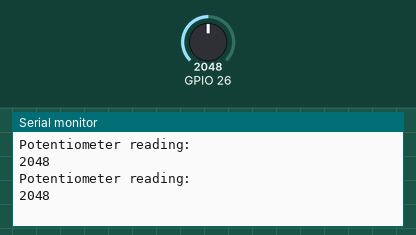
A sketch run on a simulated ESP32. Shown: the last lines printed to the serial monitor. Inputs (shaded band) come from the test bench; at power-on: GPIO 26 = 2048.

Above: at 1.8 s.
1.9 s: GPIO 26 set to 2866
At 2.8 s:
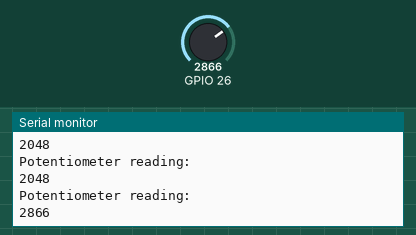
3.4 s: GPIO 26 set to 3603
At 4.8 s:
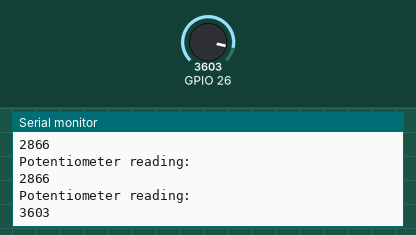
Timing chart, 0 to 6.4 s (numbered marks = the images above; inputs shaded):
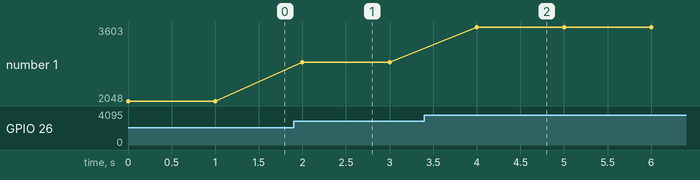

Measured:
- after the input at 1.9 s, the serial monitor: prints a new line after 0.10 s (image 1)
- after the input at 3.4 s, the serial monitor: prints a new line after 0.60 s (image 2)
- plotted number 1: 2048 → 2866 after the input at 1.9 s, 2866 → 3603 after the input at 3.4 s

The sketch:

Pot.ino
```cpp
int Potentiometer;
void setup() {
  pinMode(26,INPUT);
  Serial.begin(115200);

}

void loop() {
 // Serial.println(analogRead(Potentiometer));
  int val=(analogRead(26));
  Serial.println("Potentiometer reading: ");
  Serial.println(val);
  delay(1000);

}
```
